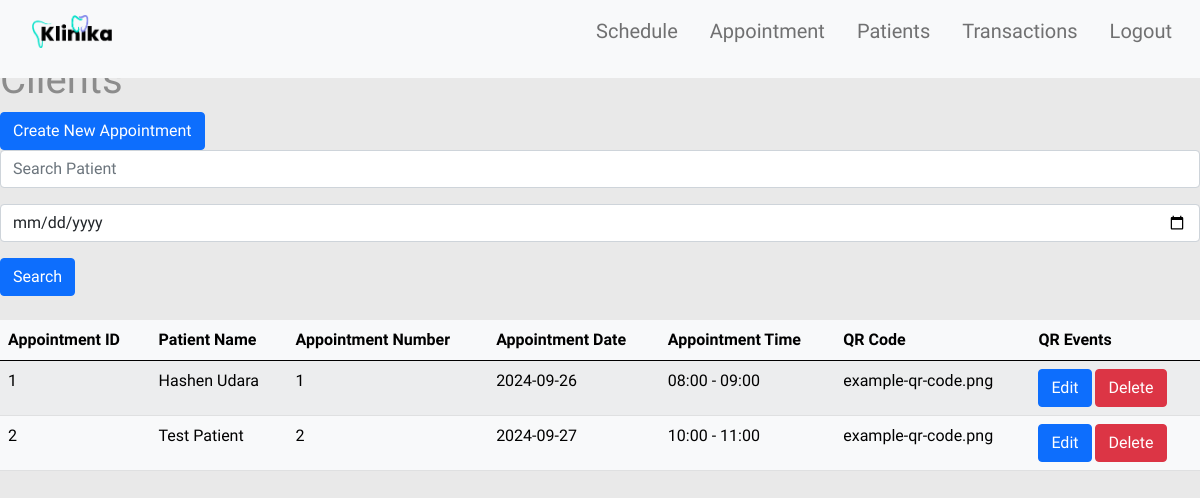
/appointment.php, run on the app's committed database.
### tables this page shows
CREATE TABLE IF NOT EXISTS `appointment` (
  `appoid` int(11) NOT NULL AUTO_INCREMENT,
  `pid` int(10) DEFAULT NULL,
  `apponum` int(3) DEFAULT NULL,
  `appodate` date DEFAULT NULL,
  `start_time` TIME,
  `end_time` TIME,
  `servid` int(11) NOT NULL,
  `qr_code` VARCHAR(255),
  PRIMARY KEY (`appoid`),
  KEY `pid` (`pid`)
);

CREATE TABLE IF NOT EXISTS `patient` (
  `pid` int(11) NOT NULL AUTO_INCREMENT,
  `pemail` varchar(255) DEFAULT NULL,
  `pname` varchar(255) DEFAULT NULL,
  `ppassword` varchar(255) DEFAULT NULL,
  `paddress` varchar(255) DEFAULT NULL,
  `pdob` date DEFAULT NULL,  
  `ptel` varchar(15) DEFAULT NULL,  
  PRIMARY KEY (`pid`)
);

### appointment.php (the view, shortened to what this page needs)
<?php
include('partials/header.php');
include('config/connection.php');
 ?>
<div class="">
    <h1 class="white-text">Clients</h1>
    <div class="app-buttons">
        <button class="btn btn-primary">Create New Appointment</button>
        <form action="" method="GET">
            <div class="input-group mb-3">
                <input type="text" name="search" class="form-control" placeholder="Search Patient" value="<?php echo isset($_GET['search']) ? $_GET['search'] : ''; ?>">
            </div>
            <div class="input-group mb-3">
                <input type="date" name="scheduledate" class="form-control" value="<?php echo isset($_GET['scheduledate']) ? $_GET['scheduledate'] : ''; ?>">
            </div>
            <button type="submit" class="btn btn-primary">Search</button>
        </form>
    </div>
    <br>
    <table class="table table-striped table-light">
    <thead>
        <tr>
        <th scope="col">Appointment ID</th>
        <th scope="col">Patient Name</th>
        <th scope="col">Appointment Number</th>
        <th scope="col">Appointment Date</th>
        <th scope="col">Appointment Time</th>
        <th scope="col">QR Code</th>
        <th scope="col">QR Events</th>
        </tr>
    </thead>
    <tbody>
        <?php
            $sql = "SELECT appointment.appoid, appointment.pid, appointment.apponum, appointment.appodate, appointment.start_time, appointment.end_time, appointment.qr_code, patient.pname
                    FROM appointment
                    JOIN patient ON appointment.pid = patient.pid";
            $sql .= " ORDER BY appointment.appodate ASC";
            $res = $database->query($sql);
            if ($res == TRUE) {
                $count = mysqli_num_rows($res);
                if ($count > 0) {
                    while ($rows = mysqli_fetch_assoc($res)) {
                        $appoid = $rows["appoid"];
                        $apponum = $rows["apponum"];
                        $appodate = $rows["appodate"];
                        $formatted_start_time = date('H:i', strtotime($rows['start_time']));
                        $formatted_end_time = date('H:i', strtotime($rows['end_time']));
                        $qrcode = $rows["qr_code"];
                        $pname = $rows["pname"];
                        ?>
                        <tr>
                            <td><?php echo $appoid; ?></td>
                            <td><?php echo $pname; ?></td>
                            <td><?php echo $apponum; ?></td>
                            <td><?php echo $appodate; ?></td>
                            <td><?php echo $formatted_start_time; ?> - <?php echo $formatted_end_time; ?></td>
                            <td><?php echo $qrcode; ?></td>
                            <td>
                                <button class="btn btn-primary">Edit</button>
                                <button class="btn btn-danger">Delete</button>
                            </td>
                        </tr>
                        <?php
                    }
                } else {
                    echo "<tr><td colspan='6' class='text-center'>No appointments found for the given criteria.</td></tr>";
                }
            } else {
                echo "<h2 class='white-text'> Query failed. </h2>";
            }
        ?>
    </tbody>
    </table>
</div>
<?php
include('partials/footer.php');
 ?>

### css/styles.css (style rules this page uses)
:root { --font-light: 400; --font-regular: 500; --font-semibold: 700; --font-bold: 900; }
body { font-family: 'Work Sans', sans-serif; height: 100vh; margin: 0; padding-top: 56px; background-color: #e9e9e9; color: #8c8c8c; }

### data on the page
appointment: appoid "1", pid.pname "Hashen Udara", apponum "1", appodate "2024-09-26", start_time "08:00", end_time "09:00", qr_code "example-qr-code.png"
appointment: appoid "2", pid.pname "Test Patient", apponum "2", appodate "2024-09-27", start_time "10:00", end_time "11:00", qr_code "example-qr-code.png"
